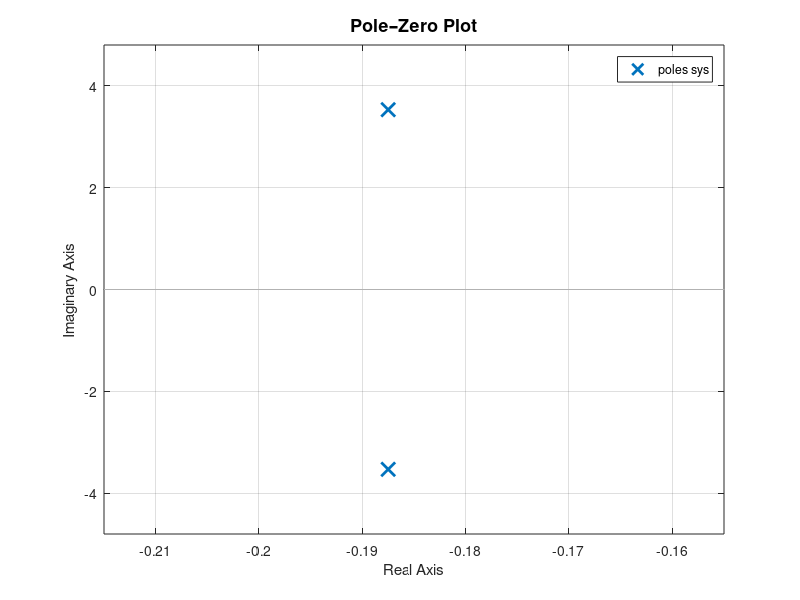
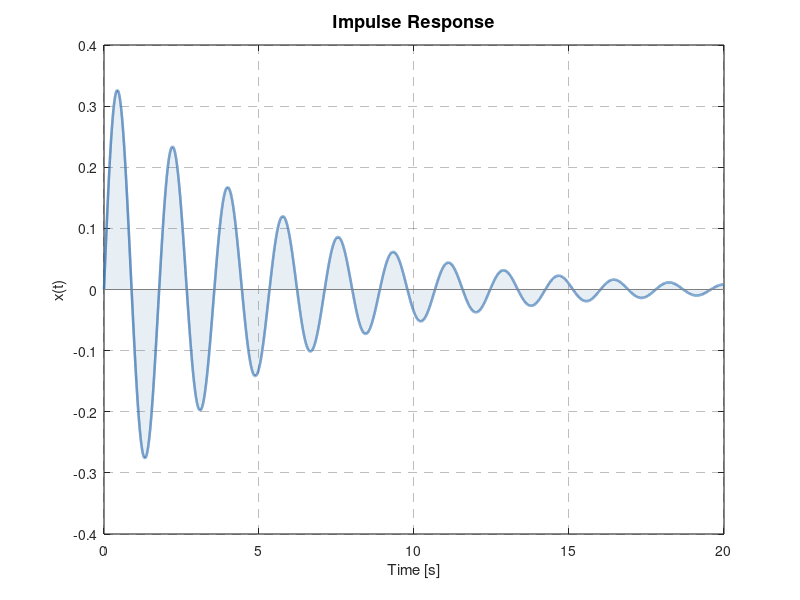

MATLAB code for these plots, in order:
% Pole plot and impulse response for mass-spring-damper
% G(s) = 1 / (m*s^2 + c*s + k)

m = 0.8;
k = 10.0;
c = 0.3;

num = 1;
den = [m, c, k];

sys = tf(num, den);
p = roots(den);
fprintf('Poles: %.4f %+.4fj,  %.4f %+.4fj\n', ...
	real(p(1)), imag(p(1)), real(p(2)), imag(p(2)));

W = 560;
H = 420;
xl = [-0.8 0.4];
yl = [-4.2  4.2];

% --- Pole plot ---
fig1 = figure(1);
set(fig1, 'Position', [100 100 W H]);
pzmap(sys);
ax1 = gca();
title('\bfPole–Zero Plot', 'FontSize', 13, 'FontWeight', 'bold', 'Interpreter', 'tex');

% --- Impulse response ---
t = 0:1e-3:20;
[y, t_out] = impulse(sys, t);

fig2 = figure(2);
set(fig2, 'Position', [700 100 W H]);

ax2 = axes();
hold on;

fill([t_out; flipud(t_out)], [y; zeros(size(y))], ...
	[0.27 0.51 0.71], 'FaceAlpha', 0.13, 'EdgeColor', 'none', 'HandleVisibility', 'off');
plot(t_out, y, 'Color', [0.22 0.45 0.70], 'LineWidth', 1.8);
plot(xlim, [0 0], 'Color', [0.5 0.5 0.5], 'LineWidth', 0.7, 'HandleVisibility', 'off');

xlabel('Time [s]', 'FontSize', 11);
ylabel('x(t)', 'FontSize', 11, 'Interpreter', 'tex');
title('\bfImpulse Response', 'FontSize', 13, 'FontWeight', 'bold', 'Interpreter', 'tex');
grid on;
set(ax2, 'GridAlpha', 0.3, 'GridLineStyle', '--', ...
	'FontSize', 10, 'Box', 'on', 'LineWidth', 0.8, 'XLim', [0 20]);
hold off;
